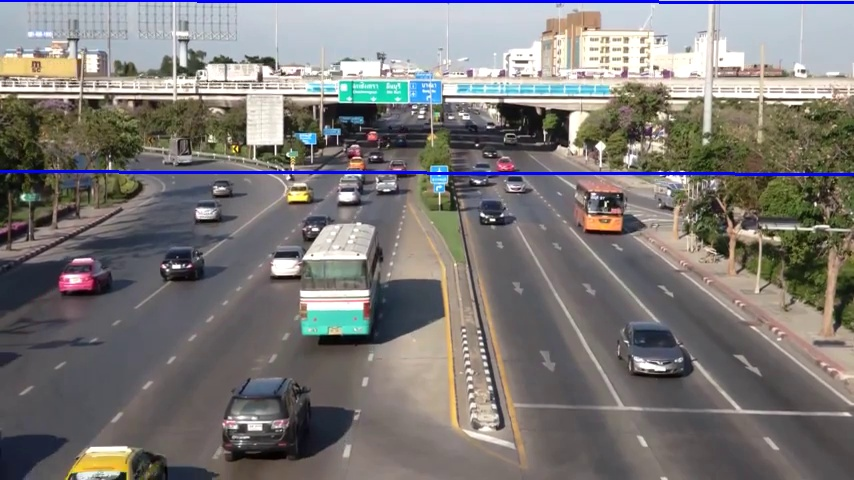
#> input picture 첼.jpg, 854 x 480 px, given in place of tracking1.avi, which was not available
$ jupyter execute chap1-4-1.ipynb   (text cells are left out)
#> lines starting #> are read from the running program, lines starting #| are printed output that depends on the picture; after the words box and inside, x2 and y2 are one past the last pixel; in counts of white or black regions, pixels touching at a corner belong together; pictures that were not available may be replaced by others from this repository, and a replacement may not be noted
[cell 1]
import numpy as np
import cv2
import os
def nothing(x):
    pass
resource_path = os.getcwd() + '/resource/'
print('test')

[cell 2]
cap = cv2.VideoCapture(resource_path + 'tracking1.avi')

while(1):
    # Take each frame
    ret, frame = cap.read()
#> frame is the input picture: shape (480, 854, 3); mean B, G, R 119, 120.9, 124

    if ret == True:
        # Convert BGR to HSV
        hsv = cv2.cvtColor(frame, cv2.COLOR_BGR2HSV)
#> hsv: shape (480, 854, 3); mean H, S, V 68.3, 44.6, 132.5

        # define range of blue color in HSV
        lower_blue = np.array([20,20,20])
        upper_blue = np.array([50,255,255])

        # Threshold the HSV image to get only blue colors
        mask = cv2.inRange(hsv, lower_blue, upper_blue)
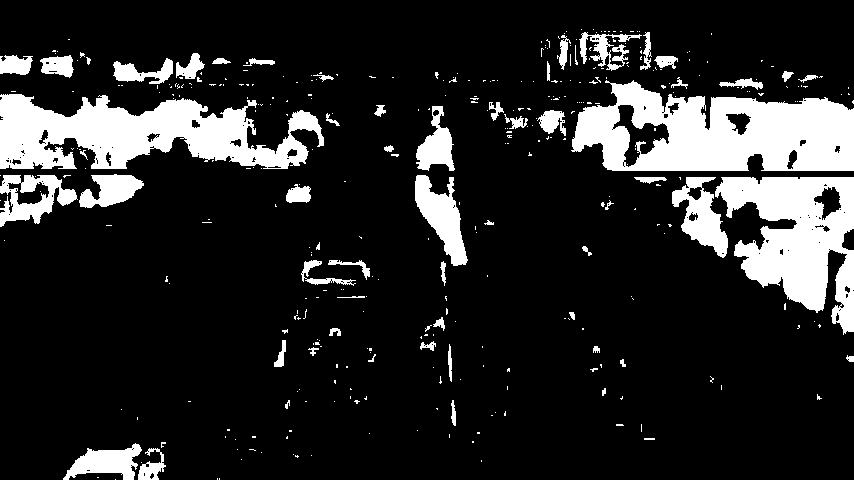
#> mask: shape (480, 854); 15.6% white; 376 white regions (316 under 20 px), largest, box (x1, y1, x2, y2) and area: (571, 80, 854, 171) 17149, (0, 94, 324, 169) 14602, (715, 177, 854, 335) 12123

        # Bitwise-AND mask and original image
        res = cv2.bitwise_and(frame, frame, mask= mask)
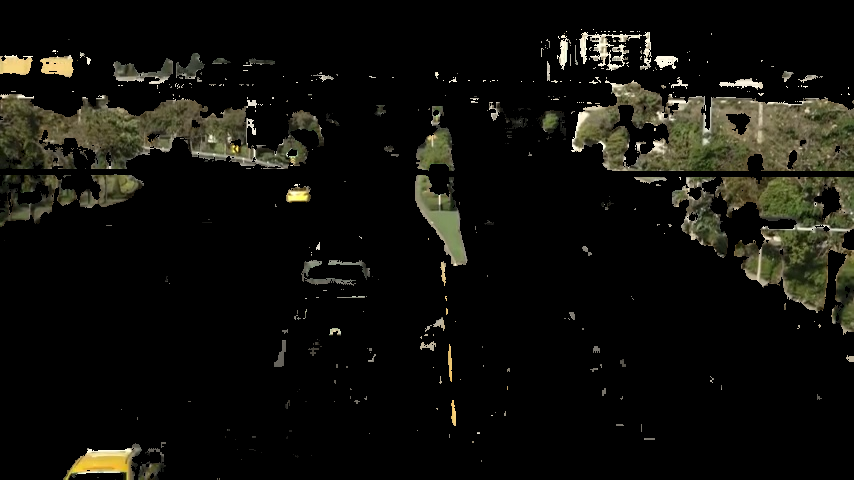
#> res: shape (480, 854, 3); mean B, G, R 11.5, 16.1, 16.5

        cv2.imshow('frame',frame)
        cv2.imshow('mask',mask)
        cv2.imshow('res',res)
    k = cv2.waitKey(100) & 0xFF
#> (key Esc is pressed here)
    if k == 27:
        break

cv2.destroyAllWindows()

[cell 3]
cv2.namedWindow('image')
cv2.createTrackbar('hue', 'image', 0, 360, nothing)
cap = cv2.VideoCapture(resource_path + 'tracking3.avi')
font = cv2.FONT_HERSHEY_SIMPLEX

while(1):
    #get current positions of four trackbar
    hue = cv2.getTrackbarPos('hue', 'image')
    # Take each frame
    ret, frame = cap.read()
    if ret == True:
        # Convert BGR to HSV
        hsv = cv2.cvtColor(frame, cv2.COLOR_BGR2HSV)

        # define range of blue color in HSV
        lower_blue = np.array([hue-0,40,40])
        upper_blue = np.array([hue+20,100,100])

        # Threshold the HSV image to get only blue colors
        mask = cv2.inRange(hsv, lower_blue, upper_blue)
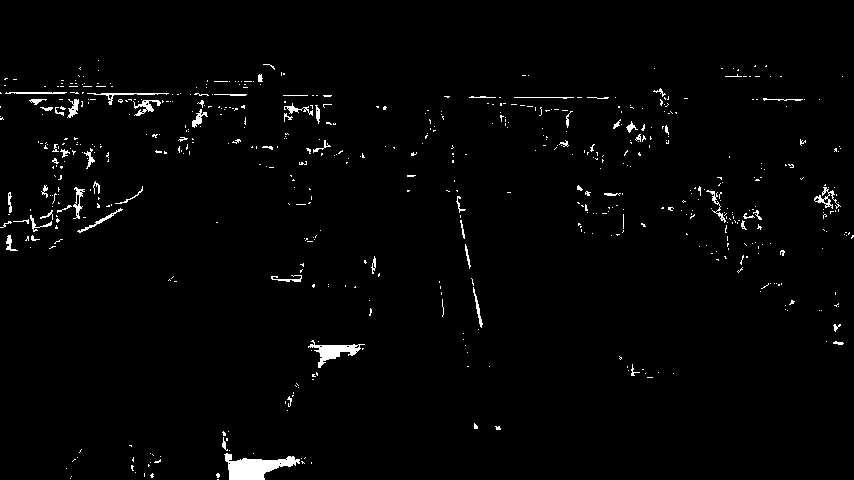
#> mask: shape (480, 854); 1.8% white; 606 white regions (538 under 20 px), largest, box (x1, y1, x2, y2) and area: (224, 453, 300, 480) 1096, (308, 340, 365, 368) 532, (133, 100, 161, 116) 174

        # Bitwise-AND mask and original image
        res = cv2.bitwise_and(frame, frame, mask= mask)
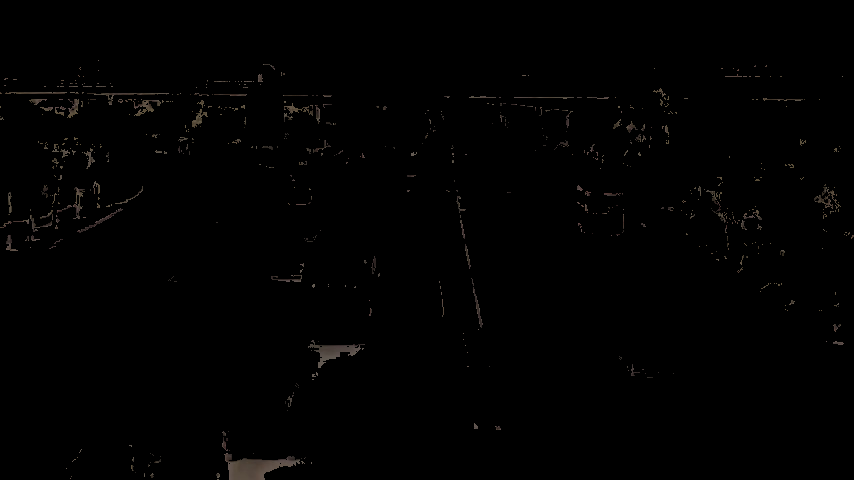
#> res: shape (480, 854, 3); mean B, G, R 1, 1.2, 1.4
        msg = "hue:" + str(hue)

        cv2.putText(frame, msg, (10, 10), font, 0.6, (255,255,255), 2, cv2.LINE_AA)
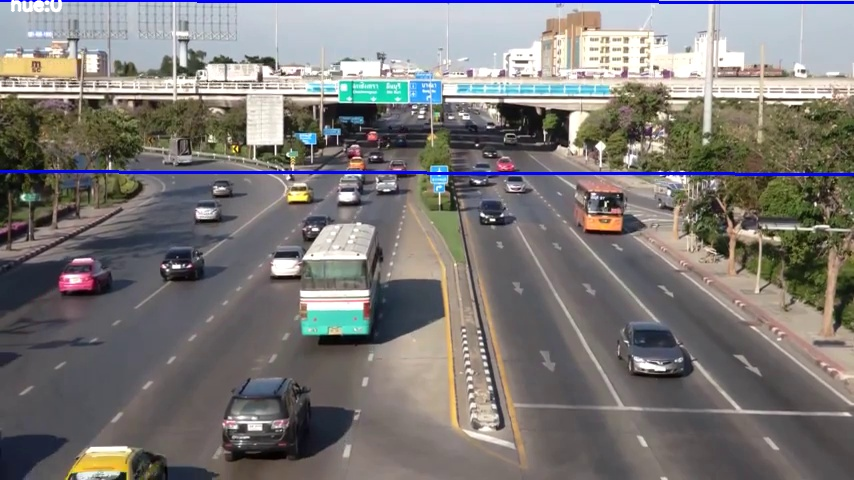
#> frame: shape (480, 854, 3); 0.14% of pixels changed, all inside (x1, y1, x2, y2) = (10, 0, 63, 13)
        cv2.imshow('image',frame)
        cv2.imshow('mask',mask)
        cv2.imshow('res',res)
    k = cv2.waitKey(100) & 0xFF
#> (key Esc is pressed here)
    if k == 27:
        break

cv2.destroyAllWindows()
